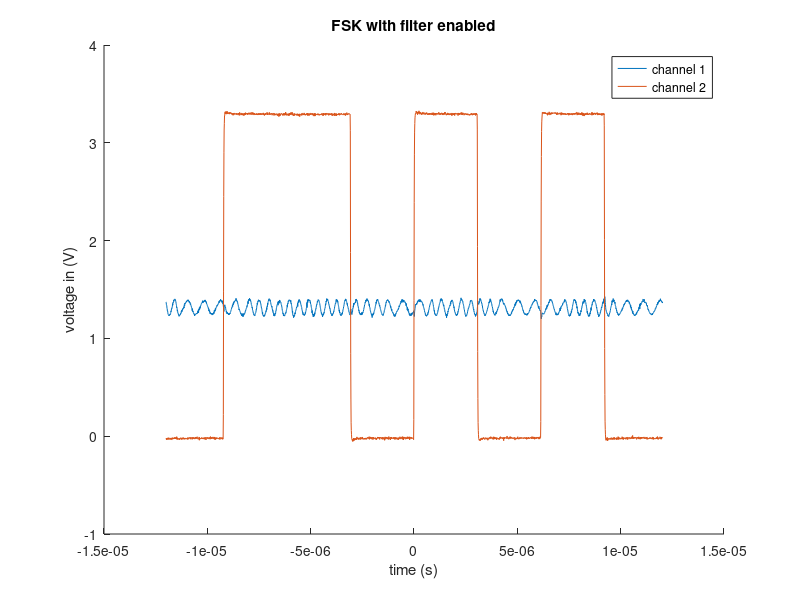
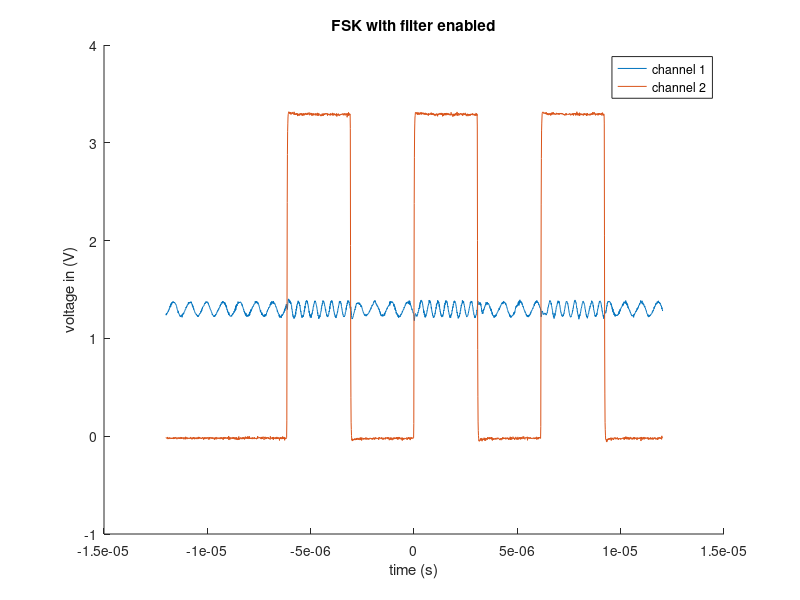
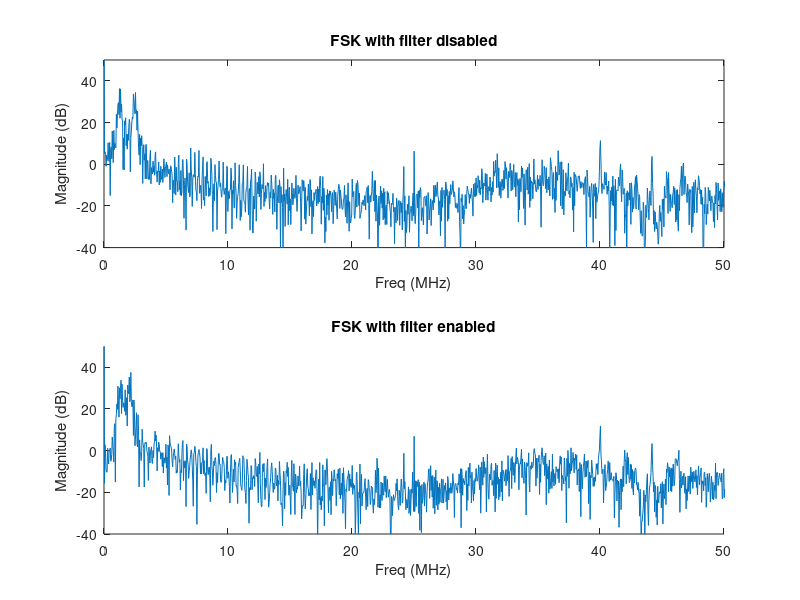

These figures' MATLAB source, in order:
%% set up
clear all;
clc;
close all;

%% Load data
% csv files: in s,C1 in V,C2 in V
WithFilter = load('FSK Filter Enabled.CSV');
WithoutFilter = load('FSK Filter Disabled.CSV');
 
%% Make Parameters
FFTWithFilter = fft(WithFilter(1:end,2));
TWith = (WithFilter(end:end,1)-WithFilter(1:1,1))/length(WithFilter(1:end,1));
FsWith = 1/TWith;
LWith = length(WithFilter(1:end,1));
fWith = FsWith*(0:(LWith-1))/LWith;

FFTWithoutFilter = fft(WithoutFilter(1:end,2));
TWithout = (WithoutFilter(end:end,1)-WithoutFilter(1:1,1))/length(WithoutFilter(1:end,1));
FsWithout = 1/TWithout;
LWithout = length(WithoutFilter(1:end,1));
fWithout = FsWithout*(0:(LWithout-1))/LWithout;
%% Plot figures
figure(1); clf;
hold on
plot(WithFilter(1:end,1),WithFilter(1:end,2))
plot(WithFilter(1:end,1),WithFilter(1:end,3))
xlabel('time (s)')
ylabel('voltage in (V)')
title('FSK with filter enabled')
legend('channel 1', 'channel 2')

figure(2); clf;
hold on
plot(WithoutFilter(1:end,1),WithoutFilter(1:end,2))
plot(WithoutFilter(1:end,1),WithoutFilter(1:end,3))
xlabel('time (s)')
ylabel('voltage in (V)')
title('FSK with filter enabled')
legend('channel 1', 'channel 2')

figure(3); clf;
subplot(2,1,1);
plot(fWithout/1e6,10*log(abs(FFTWithoutFilter)))
xlim([0 50])
ylim([-40 50])
xlabel('Freq (MHz)')
ylabel('Magnitude (dB)')
title('FSK with filter disabled')
subplot(2,1,2);
hold on
plot(fWith/1e6,10*log(abs(FFTWithFilter)))
xlim([0 50])
ylim([-40 50])
xlabel('Freq (MHz)')
ylabel('Magnitude (dB)')
title('FSK with filter enabled')

